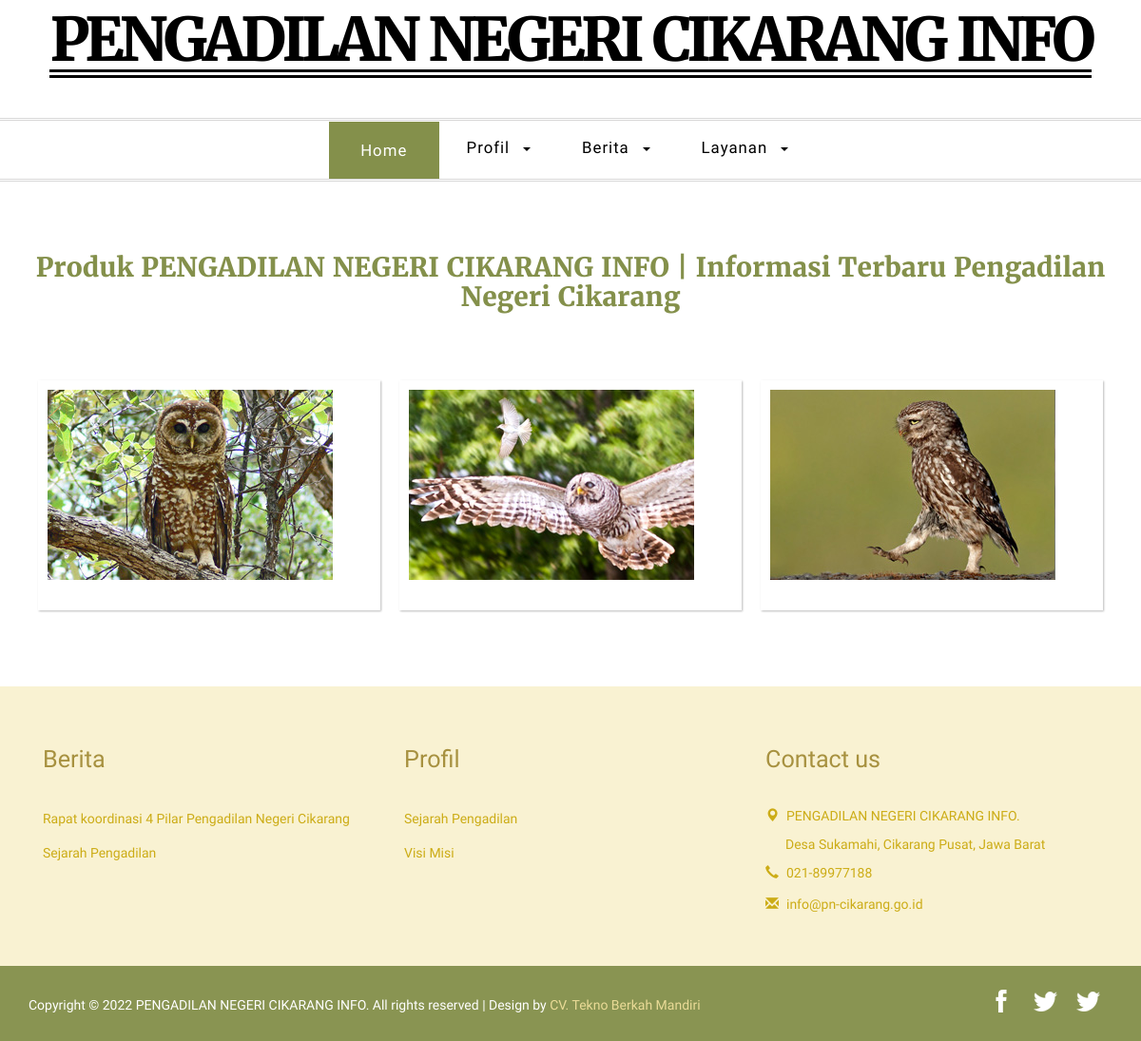
The app's page /index.php/produk with its own data.
### tables this page shows
CREATE TABLE `konfigurasi` (
  `id_konfigurasi` int(11) NOT NULL,
  `home_setting` varchar(20) NOT NULL,
  `namaweb` varchar(200) NOT NULL,
  `tagline` varchar(200) DEFAULT NULL,
  `tentang` varchar(500) DEFAULT NULL,
  `gambar` text,
  `video` varchar(50) DEFAULT NULL,
  `yacht` text NOT NULL,
  `website` varchar(255) DEFAULT NULL,
  `email` varchar(255) DEFAULT NULL,
  `alamat` varchar(400) DEFAULT NULL,
  `telepon` varchar(50) DEFAULT NULL,
  `hp` varchar(50) DEFAULT NULL,
  `fax` varchar(50) DEFAULT NULL,
  `logo` varchar(255) DEFAULT NULL,
  `icon` varchar(255) DEFAULT NULL,
  `keywords` varchar(400) DEFAULT NULL,
  `metatext` text,
  `facebook` varchar(255) DEFAULT NULL,
  `twitter` varchar(255) DEFAULT NULL,
  `instagram` varchar(255) DEFAULT NULL,
  `google_map` text,
  `judul_1` varchar(200) DEFAULT NULL,
  `pesan_1` varchar(200) DEFAULT NULL,
  `judul_2` varchar(200) DEFAULT NULL,
  `pesan_2` varchar(200) DEFAULT NULL,
  `judul_3` varchar(200) DEFAULT NULL,
  `pesan_3` varchar(200) DEFAULT NULL,
  `judul_4` varchar(200) DEFAULT NULL,
  `pesan_4` varchar(200) DEFAULT NULL,
  `judul_5` varchar(200) DEFAULT NULL,
  `pesan_5` varchar(200) NOT NULL,
  `judul_6` varchar(200) DEFAULT NULL,
  `pesan_6` varchar(200) NOT NULL,
  `id_user` int(11) NOT NULL,
  `tanggal` timestamp NOT NULL DEFAULT CURRENT_TIMESTAMP ON UPDATE CURRENT_TIMESTAMP
);

CREATE TABLE `produk` (
  `id_produk` int(11) NOT NULL,
  `id_user` int(11) NOT NULL,
  `id_kategori_produk` int(11) NOT NULL,
  `slug_produk` varchar(255) NOT NULL,
  `nama_produk` varchar(255) NOT NULL,
  `keterangan` text NOT NULL,
  `harga` int(11) NOT NULL,
  `stok` int(11) NOT NULL,
  `satuan` varchar(20) NOT NULL,
  `status_produk` varchar(20) NOT NULL,
  `gambar` varchar(255) NOT NULL,
  `tanggal_post` datetime NOT NULL,
  `tanggal` timestamp NOT NULL DEFAULT CURRENT_TIMESTAMP ON UPDATE CURRENT_TIMESTAMP
);

CREATE TABLE `berita` (
  `id_berita` int(11) NOT NULL,
  `id_user` int(11) NOT NULL,
  `id_kategori_berita` int(11) NOT NULL,
  `slug_berita` varchar(255) NOT NULL,
  `nama_berita` varchar(255) NOT NULL,
  `keterangan` text NOT NULL,
  `jenis_berita` varchar(20) NOT NULL,
  `status_berita` varchar(20) NOT NULL,
  `gambar` varchar(255) NOT NULL,
  `tanggal_post` datetime NOT NULL,
  `tanggal` timestamp NOT NULL DEFAULT CURRENT_TIMESTAMP ON UPDATE CURRENT_TIMESTAMP
);

### application/views/layout/wrapper.php (called while the page is built)
<?php
require_once('head.php');
require_once('header.php');
require_once('nav.php');
require_once('content.php');
require_once('footer.php');

### application/controllers/Produk.php (called while the page is built, shortened)
<?php
class Produk extends CI_Controller {
	public function __construct(){
		$this->load->model('konfigurasi_model');
		$this->load->model('produk_model');
		$this->load->model('kategori_produk_model');
	}
	public function index() {
		$site	= $this->konfigurasi_model->listing();
		$produk	= $this->produk_model->home();
		$data	= array( 'title'	=> 'Produk '.$site['namaweb'].' | '.$site['tagline'],
						 'keywords' => 'Produk '.$site['namaweb'].', '.$site['keywords'],
						 'produk'	=> $produk,
						 'isi'		=> 'produk/list');
		$this->load->view('layout/wrapper',$data);
	}
}

### index.php (called while the page is built, shortened)
<?php
require_once BASEPATH.'core/CodeIgniter.php';

### application/models/Konfigurasi_model.php (called while the page is built, shortened)
<?php
class Konfigurasi_model extends CI_Model {
	public function listing() {
		$this->db->select('*');
		$this->db->from('konfigurasi');
		$this->db->order_by('id_konfigurasi','DESC');
		$query = $this->db->get();
		return $query->row_array();
	}
}

### application/views/layout/content.php (called while the page is built)
<?php
if($isi)   {
	$this->load->view($isi);
}

### application/models/Produk_model.php (called while the page is built, shortened)
<?php
class Produk_model extends CI_Model {
	public function home() {
		$this->db->select('produk.*, kategori_produk.nama_kategori_produk, users.nama');
		$this->db->from('produk');
		$this->db->join('kategori_produk','kategori_produk.id_kategori_produk = produk.id_kategori_produk', 'LEFT');
		$this->db->join('users','users.id_user = produk.id_user','LEFT');
		$this->db->where('produk.status_produk','Publish');
		$this->db->order_by('id_produk','DESC');
		$this->db->limit(6);
		$query = $this->db->get();
		return $query->result();
	}
}

### application/models/Site_model.php (called while the page is built, shortened)
<?php
class Site_model extends CI_Model {
	public function nav_produk() {
		$this->db->select('produk.*,kategori_produk.nama_kategori_produk,
						  kategori_produk.slug_kategori_produk');
		$this->db->from('produk');
		$this->db->join('kategori_produk','kategori_produk.id_kategori_produk = produk.id_kategori_produk');
		$this->db->group_by('produk.id_kategori_produk');
		$this->db->order_by('kategori_produk.nama_kategori_produk','ASC');
		$query = $this->db->get();
		return $query->result();
	}
	public function nav_berita() {
		$this->db->select('berita.*,kategori_berita.nama_kategori_berita,
						  kategori_berita.slug_kategori_berita');
		$this->db->from('berita');
		$this->db->join('kategori_berita','kategori_berita.id_kategori_berita = berita.id_kategori_berita');
		$this->db->group_by('berita.id_kategori_berita');
		$this->db->order_by('kategori_berita.nama_kategori_berita','ASC');
		$query = $this->db->get();
		return $query->result();
	}
	public function nav_profil() {
		$this->db->select('*');
		$this->db->from('berita');
		$this->db->where(array(	'jenis_berita'	=> 'Profil',
								'status_berita'	=> 'Publish'));
		$this->db->order_by('nama_berita');
		$query = $this->db->get();
		return $query->result();
	}
}

### application/views/produk/list.php (the view, shortened to what this page needs)
<div class="gallery">
<div class="container">
<h3 class="title"><?php echo $title ?></h3>
<div class="gallery-grids">
    <?php foreach($produk as $produk) { ?>
    <div class="col-md-4 port-grids view view-fourth">
        <a href="<?php echo base_url('produk/read/'.$produk->slug_produk) ?>" data-title="<?php echo $produk->nama_produk ?>">
            <img src="<?php echo base_url('assets/upload/image/'.$produk->gambar) ?>" class="img-responsive" alt="<?php echo $produk->nama_produk ?>"/>
        </a>
    </div>
    <?php } ?>
</div>
</div>
</div>

### application/views/layout/header.php
<?php
$site = $this->konfigurasi_model->listing();
?>
<div class="logo">
  <div class="container">
	  <div class="logo-info">
		  <a href="<?php echo base_url() ?>">
			  <h1><?php echo $site['namaweb'] ?></h1>
		  </a>
	  </div>
  </div>
</div>

### application/views/layout/footer.php (shortened to what this page needs)
<?php
$site = $this->konfigurasi_model->listing();
?>
<div class="footer">
<div class="container">
<div class="footer-grids">
	<div class="col-md-4 footer-grid">
		<h3 class="title">Berita</h3>
		 <ul>
         	<?php
			$footer_berita	= $this->site_model->nav_berita();
			foreach($footer_berita as $fober) {
			?>
			<li><a href="<?php echo base_url('berita/kategori/'.$fober->slug_berita) ?>"><?php echo $fober->nama_berita ?></a></li>
			<?php } ?>
		</ul>
	</div>
	<div class="col-md-4 footer-grid">
		<h3 class="title">Profil</h3>
		<ul>
        <?php
		$footer_profil	= $this->site_model->nav_profil();
		foreach($footer_profil as $foprof) {
		?>
			<li><a href="<?php echo base_url('berita/read/'.$foprof->slug_berita) ?>">
			<?php echo $foprof->nama_berita ?></a></li>
		<?php } ?>
		</ul>
	</div>
	<div class="col-md-4 footer-grid contact-grid">
			<h3 class="title">Contact us</h3>
			<ul>
				<li><span class="glyphicon glyphicon-map-marker" aria-hidden="true"></span><?php echo $site['namaweb']?>.</li>
				<li class="adrs"><?php echo nl2br ($site['alamat'])?></li>
				<li><span class="glyphicon glyphicon-earphone" aria-hidden="true"></span><?php echo $site['telepon']?></li>
				<li><span class="glyphicon glyphicon-envelope" aria-hidden="true"></span><a href="mailto:<?php echo $site['email']?>"><?php echo $site['email']?></a></li>
			</ul>
	</div>
	<div class="clearfix"> </div>
</div>
</div>
</div>
<div class="copy">
<div class="container">
<div class="copy-left">
	<p>Copyright © 2022 <?php echo $site['namaweb']?>. All rights reserved | Design by <a href="<?php echo $site['website']?>">CV. Tekno Berkah Mandiri</a></p>
</div>
<div class="social-icons">
	<ul>
		<li><a href="<?php echo $site['facebook']?>" class="fb"></a></li>
		<li><a href="<?php echo $site['twitter']?>"></a></li>
        <li><a href="<?php echo $site['instagram']?>" class="ig"></a></li>
	</ul>
</div>
<div class="clearfix"> </div>
</div>
</div>
</body>
</html>

### assets/front/css/style.css (style rules this page uses)
body { margin:0; font-family: 'Roboto-Regular'; }
body a { transition: 0.5s all ease; -webkit-transition: 0.5s all ease; -moz-transition: 0.5s all ease; -o-transition: 0.5s all ease; -ms-transition: 0.5s all ease; text-decoration:none; }
h1,h2,h3,h4,h5,h6 { margin:0; }
p { margin:0; }
ul,label { margin:0; padding:0; }
.logo { padding: 0.8em 0 3em; text-align: center; }
.logo a { display:inline-block; }
.logo a h1 { font-size: 4.5em; font-family: 'merriweather-bold'; color: #000; letter-spacing: -5px; border-bottom: 9px double #000; line-height: 0.98em; }
.logo-info { position: relative; }
h3.title { font-size: 2em; color: #84904B; text-align: center; padding: 0.2em 0; font-family: 'merriweather-bold'; }
.footer { padding: 4em 0 3em; background-color:#F9F2D2; }
.footer-grid h3.title { padding: 0.3em 0; text-align: left; width: 69%; border-color: #E8DA97; font-family: 'Roboto-Regular'; font-size: 1.8em; color: #A7913F; }
.footer-grid ul { margin: 0; padding: 2em 0 0; }
.footer-grid ul li { display: block; margin: 0 0 10px; color:#CCAC16; font-size: 1em; }
.footer-grid ul li a { font-size: 1em; color: #CCAC16; text-decoration: none; padding: 0.2em 0; display: inline-block; }
.contact-grid ul li span { width: 15px; height: 15px; margin-right: 0.5em; }
.footer-grid ul li.adrs { padding-left: 1.5em; }
.copy { text-align: center; background:#899452; padding:1.5em 0; }
.copy p { color: #fff; font-size: 1em; margin-top: 10px; }
.copy p a { color:#EADB97; }
.copy-left { float: left; }
.social-icons { float: right; }
.social-icons ul li { display: inline-block; margin-right: 10px; }
.social-icons ul li a.fb { background: url(../images/iconsprite.png)no-repeat 10px 3px; }
.social-icons ul li a { background: url(../images/iconsprite.png)no-repeat 3px -33px; display: block; width: 32px; height: 32px; transition: none; }
.about, .typo, .gallery,.services, .contact { padding: 5em 0; }
.gallery-grids { margin-top: 4em; }
.view { width: 360px; height: 242px; margin: 10px; float: left; border: 10px solid #fff; overflow: hidden; position: relative; text-align: center; -webkit-box-shadow: 1px 1px 2px #BCBCBC; -moz-box-shadow: 1px 1px 2px #BCBCBC; box-shadow: 1px 1px 2px #BCBCBC; cursor: default; padding: 0; }
.view img { display: block; position: relative; }
.view-fourth img { -webkit-transition: all 0.4s ease-in-out 0.2s; -moz-transition: all 0.4s ease-in-out 0.2s; -o-transition: all 0.4s ease-in-out 0.2s; -ms-transition: all 0.4s ease-in-out 0.2s; transition: all 0.4s ease-in-out 0.2s; -ms-filter: "progid: DXImageTransform.Microsoft.Alpha(Opacity=100)"; filter: alpha(opacity=100); opacity: 1; }

### records on screen
konfigurasi: namaweb "PENGADILAN NEGERI CIKARANG INFO", alamat "Desa Sukamahi, Cikarang Pusat, Jawa Barat", telepon "021-89977188", email "info@pn-cikarang.go.id"
produk: gambar (picture)
produk: gambar (picture)
produk: gambar (picture)
berita: nama_berita "Rapat koordinasi 4 Pilar Pengadilan Negeri Cikarang"
berita: nama_berita "Sejarah Pengadilan"
berita: nama_berita "Visi Misi"

### other values on screen
$title "Produk PENGADILAN NEGERI CIKARANG INFO | Informasi Terbaru Pengadilan Negeri Cikarang"
